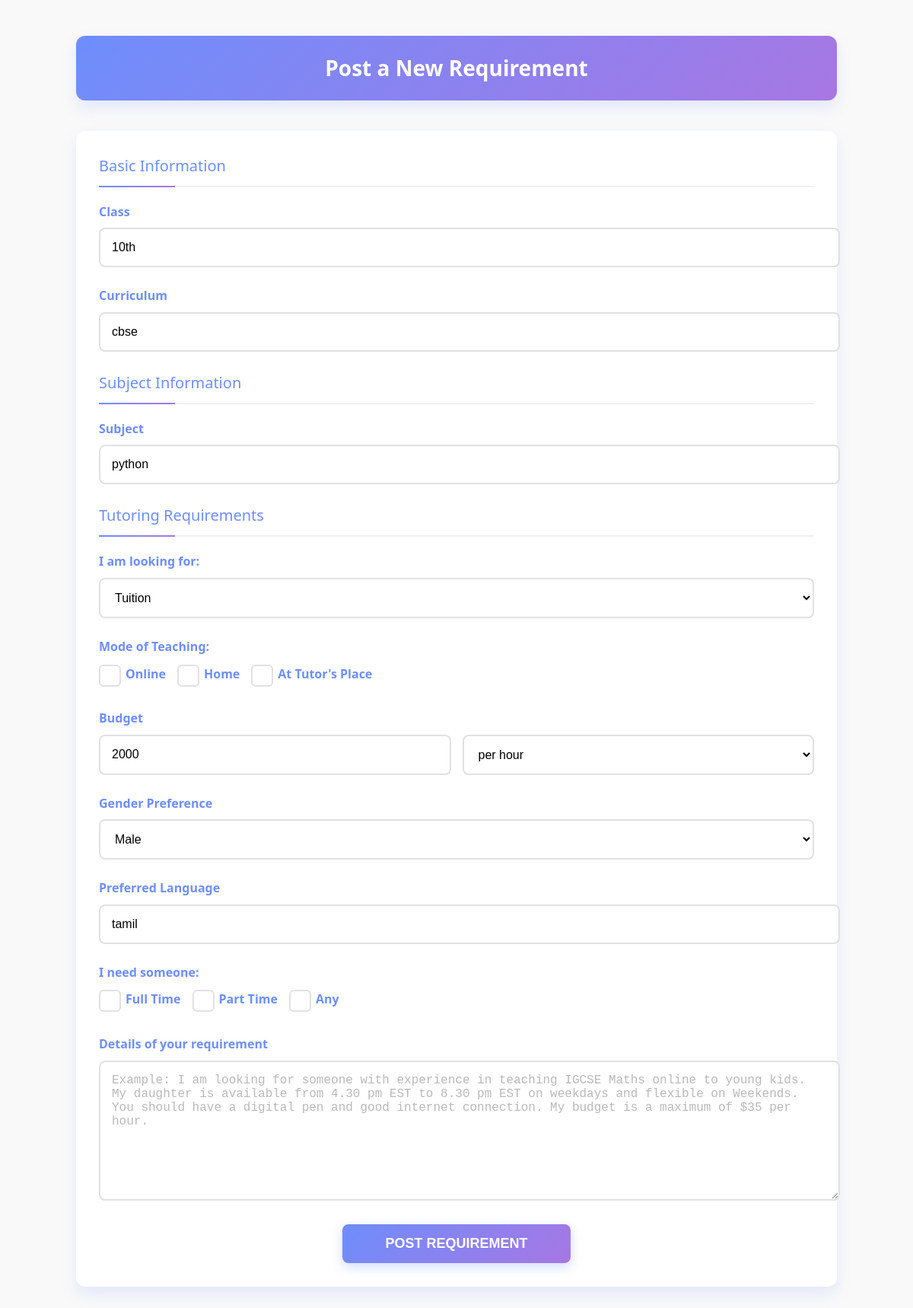
The page /student_update/ipcsccc@gmail.com/103 on the database its author committed.
### kovai_app/models.py (models this page shows)
class Requestpost(models.Model):
    email = models.EmailField(null=True, blank=True)
    classes = models.CharField(max_length=225, null=True, blank=True)
    curriculum= models.CharField(max_length=20,  null=True, blank=True)
    dyr = models.TextField(verbose_name="Details of your requirement",null=True, blank=True)
    dates = models.DateTimeField(default=timezone.now)
    subject = models.CharField(max_length=255,null=False, blank=False)
    two_subject = models.CharField(max_length=255, null=True, blank=True)
    three_subject = models.CharField(max_length=255, null=True, blank=True)
    four_subject = models.CharField(max_length=255, null=True, blank=True)
    five_subject = models.CharField(max_length=255, null=True, blank=True)
    i_want = models.CharField(max_length=50, choices=[
        ("tutoring", "Tutoring"),
        ("assignment_help", "Assignment Help")
    ],null=False, blank=False)
    imagess = models.ImageField(upload_to='images/',null=True,blank=True)
    meeting_option = models.CharField(max_length=255, null=True,blank=True)
    budget = models.CharField(max_length=255)
    budget_need = models.CharField(max_length=50, choices=[
        ("per_hour", "per hour"),
        ("per_day", "per day"),
        ("per_week", "per week"),
        ("per_month", "per month")
    ])
    language = models.CharField(max_length=255,null=True, blank=True)
    need = models.CharField(max_length=10, choices=[
        ("part_time", "Part time"),
        ("full_time", "Full time")
    ] ,null=False, blank=False)
    gender = models.CharField(max_length=10, choices=[
        ("male", "Male"),
        ("female", "Female"),
        ("both", "Both")
    ],null=True,blank=True)
    location = models.CharField(max_length=255,null=True,blank=True)
    profile_photo = models.ImageField(upload_to=upload_to_stu,null=True)
    filename=models.CharField(max_length=200,  null=True, blank=True)
    coin=models.IntegerField(null=True, blank=True)
    count=models.IntegerField(null=True, blank=True)

### kovai_app/views.py (the view, shortened to what this page needs)
# urls.py: path('student_update/<email>/<int:id>',views.student_update, name='student_update'),
def student_update(request,email,id):
    post = Requestpost.objects.get(id=id)
    student = TutorRequest.objects.filter(email=email).first()
    return render(request,"stu_edit.html",{"all":post,"post":student})

### kovai_app/templates/stu_edit.html (shortened to what this page needs)
<!DOCTYPE html>
<html lang="en">
<head>
    <link rel="stylesheet" href="https://cdnjs.cloudflare.com/ajax/libs/font-awesome/6.4.0/css/all.min.css">
</head>
<body>
    <div class="container">
        <div class="header_addpost">
            <h1>Post a New Requirement</h1>
        </div>
        <form action="/student_update/{{post.email}}/{{all.id}}" method="POST" id="requirementForm" onsubmit="return validation()" enctype="multipart/form-data" class="form-container_addpost">
            <div class="form-section-title">Basic Information</div>
            <div class="form-group_addpost">
                <label for="classes">Class</label>
                <input type="text" class="form-control_addpost"   value="{{all.classes}}" name="classes" id="classes" required>
            </div>
            <div class="form-group_addpost">
                <label for="curriculum">Curriculum</label>
                <input type="text" class="form-control_addpost"  name="curriculum"  value="{{all.curriculum}}" id="curriculum" placeholder="State board, CBSE, ICSE, IGCSE, IB...">
            </div>
            <div class="form-section-title">Subject Information</div>
            <div class="form-group_addpost">
                <label for="subject">Subject</label>
                <input type="text" class="form-control_addpost" id="subject" name="subject" placeholder="e.g., Maths, Python" value="{{all.subject}}" required>
            </div>
            <div class="form-section-title">Tutoring Requirements</div>
            <div class="form-group_addpost">
                <label for="i_want">I am looking for:</label>
                <select class="form-control_addpost" id="i_want" name="i_want">
                    <option value="Tutoring">Tuition</option>
                </select>
            </div>
            <div class="form-group_addpost">
                <label>Mode of Teaching:</label>
                <div class="checkbox-group_addpost">
                    <label class="checkbox-label_addpost">
                        <span class="checkmark_addpost"></span>
                        Online
                    </label>
                    <label class="checkbox-label_addpost">
                        <span class="checkmark_addpost"></span>
                        Home
                    </label>
                    <label class="checkbox-label_addpost">
                        <span class="checkmark_addpost"></span>
                        At Tutor's Place
                    </label>
                </div>
            </div>
            <div class="form-group_addpost">
                <label for="budget">Budget</label>
                <div class="budget-container_addpost">
                    <input type="text" class="form-control_addpost" id="budget" name="budget"    value="{{ all.budget }}" placeholder="INR" required>
                    <select class="form-control_addpost" name="budget_need">
                        <option value="per hour" {% if all.budget_need == "per hour" %}selected{% endif %}>per hour</option>
                    </select>
                </div>
            </div>
            <div class="form-group_addpost">
                <label for="gender">Gender Preference</label>
                <select class="form-control_addpost" id="gender" name="gender">
                    <option value="male" {% if all.gender == "male" %}selected{% endif %}>Male</option>
                </select>
            </div>
            <div class="form-group_addpost">
                <label for="language">Preferred Language</label>
                <input type="text" value="{{ all.language }}"  class="form-control_addpost" id="language" name="language" placeholder="I can communicate with the tutor in (languages)" required>
            </div>
            <div class="form-group_addpost">
                <label for="need">I need someone:</label>
                <div class="checkbox-group_addpost">
                    <label class="checkbox-label_addpost">
                        <span class="checkmark_addpost"></span>
                        Full Time
                    </label>
                    <label class="checkbox-label_addpost">
                        <span class="checkmark_addpost"></span>
                        Part Time
                    </label>
                    <label class="checkbox-label_addpost">
                        <span class="checkmark_addpost"></span>
                        Any
                    </label>
                </div>
            </div>
            <div class="form-group_addpost">
                <label for="dyr">Details of your requirement</label>
                <textarea class="form-control_addpost" id="dyr" name="dyr" value="{{all.dyr}}" placeholder="Example: I am looking for someone with experience in teaching IGCSE Maths online to young kids. My daughter is available from 4.30 pm EST to 8.30 pm EST on weekdays and flexible on Weekends. You should have a digital pen and good internet connection. My budget is a maximum of $35 per hour." required></textarea>
            </div>
            <button type="submit" class="submit-btn_addpost">
                POST REQUIREMENT
            </button>
        </form>
    </div>
</body>
</html>

### kovai_app/templates/stu_edit.html (style rules this page uses)
:root { --primary-gradient: linear-gradient(135deg, #6e8efb, #a777e3); --text-color: #4a4a4a; --border-radius: 12px; --box-shadow: 0 10px 20px rgba(110, 142, 251, 0.15); --transition: all 0.3s ease; --input-bg: rgba(255, 255, 255, 0.9); }
body { background-color: #f9f9f9; color: var(--text-color); line-height: 1.6; font-family: 'Segoe UI', Tahoma, Geneva, Verdana, sans-serif; }
.container { max-width: 1000px; margin: 0 auto; padding: 20px; }
.header_addpost { text-align: center; margin-bottom: 40px; opacity: 0; }
.header_addpost h1 { background: var(--primary-gradient); color: white; padding: 20px; border-radius: var(--border-radius); box-shadow: var(--box-shadow); font-size: 28px; margin-bottom: 15px; position: relative; overflow: hidden; }
.header_addpost h1::after { content: ''; position: absolute; width: 100%; height: 100%; top: 0; left: 0; background: linear-gradient(90deg, transparent, rgba(255, 255, 255, 0.2), transparent); transform: translateX(-100%); }
.form-container_addpost { background: white; border-radius: var(--border-radius); box-shadow: var(--box-shadow); padding: 30px; margin-bottom: 30px; opacity: 0; transform: translateY(20px); }
.form-group_addpost { margin-bottom: 25px; position: relative; }
.form-group_addpost label { display: block; margin-bottom: 8px; font-weight: 600; color: #6e8efb; transition: var(--transition); }
.form-control_addpost { width: 100%; padding: 15px; border: 2px solid #e1e1e1; border-radius: 8px; font-size: 16px; background: var(--input-bg); transition: var(--transition); outline: none; }
.form-control_addpost::placeholder { color: #b9b9b9; }
.budget-container_addpost { display: flex; gap: 15px; }
.budget-container_addpost .form-control_addpost { flex: 1; }
.checkbox-group_addpost { display: flex; flex-wrap: wrap; gap: 15px; margin-top: 10px; }
.checkbox-label_addpost { display: flex; align-items: center; cursor: pointer; user-select: none; position: relative; padding-left: 35px; transition: var(--transition); }
.checkmark_addpost { position: absolute; top: 0; left: 0; height: 25px; width: 25px; background-color: var(--input-bg); border: 2px solid #e1e1e1; border-radius: 6px; transition: var(--transition); }
.checkmark_addpost:after { content: ""; position: absolute; display: none; left: 9px; top: 5px; width: 5px; height: 10px; border: solid white; border-width: 0 2px 2px 0; transform: rotate(45deg); }
.submit-btn_addpost { background: var(--primary-gradient); color: white; border: none; padding: 15px 40px; font-size: 18px; border-radius: 8px; cursor: pointer; display: block; width: 100%; max-width: 300px; margin: 0 auto; transition: var(--transition); font-weight: 600; position: relative; overflow: hidden; box-shadow: 0 5px 15px rgba(110, 142, 251, 0.3); }
.submit-btn_addpost::after { content: ''; position: absolute; width: 100%; height: 100%; top: 0; left: 0; background: linear-gradient(90deg, transparent, rgba(255, 255, 255, 0.2), transparent); transform: translateX(-100%); }
textarea.form-control_addpost { min-height: 150px; resize: vertical; }
.form-section-title { font-size: 20px; margin-bottom: 20px; padding-bottom: 10px; border-bottom: 2px solid #f0f0f0; color: #6e8efb; position: relative; }
.form-section-title::after { content: ''; position: absolute; bottom: -2px; left: 0; width: 100px; height: 2px; background: var(--primary-gradient); }

### rows shown on the page
Requestpost: classes "10th", curriculum "cbse", subject "python", budget "2000", budget_need "per hour", gender "Male", language "tamil", dyr "Example: I am looking for someone with experience in teaching IGCSE Maths online to young kids. My daughter is available from 4.30 pm EST to 8.30 pm EST on weekdays and flexible on Weekends. You should have a digital pen and good internet connection. My budget is a maximum of $35 per hour."
